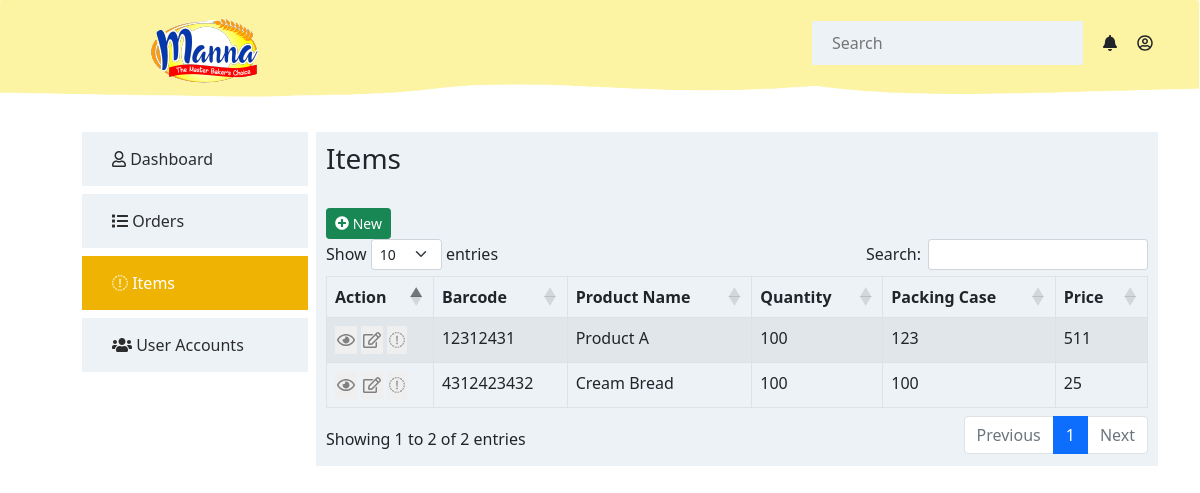
Page /pages/admin/items.php on the committed database.
### tables this page shows
CREATE TABLE `products` (
  `product_id` int(11) NOT NULL,
  `barcode` varchar(255) NOT NULL,
  `product_name` varchar(255) NOT NULL,
  `size` varchar(255) NOT NULL,
  `packing_case` int(11) NOT NULL,
  `price` float NOT NULL,
  `product_img` text NOT NULL,
  `category` varchar(255) DEFAULT NULL
);

### pages/admin/items.php (the view, shortened to what this page needs)
<?php include('includes/header.php') ?>
<link rel="stylesheet" href="../../stylesheet/items.css">
<link rel="stylesheet" href="../../stylesheet/upload.css">
<body>
    <div class="header_bg">
        <img src="../../assets/img/header.png" id="header" alt="">
    </div>
    <header>
        <div class="logo">
            <a href="../../home.php">
                <img src="../../assets/logo/logo_transparent.png" alt="">
            </a>
        </div>
        <ul id="pro_ul">
            <li> <input type="text" placeholder="Search"></li>
            <li><i class="fa fa-bell"></i></li>
            <li><i class="far fa-user-circle"></i></li>
        </ul>
    </header>
    <br>
    <div class="container">
        <div class="box">
            <div class="side_nav">
                <ul class="nav_outer">
                    <a href="dashboard.php">
                        <li><i class="far fa-user"></i> Dashboard</li>
                    </a>
                    <a href="orders.php">
                        <li><i class="fa fa-list"></i> Orders</li>
                    </a>
                    <a href="items.php">
                        <li id="active_section"><i class="far fa-sitemap"></i> Items</li>
                    </a>
                    <a href="user_accounts.php">
                        <li><i class="fa fa-users"></i> User Accounts</li>
                    </a>
                </ul>
            </div>
            <link rel="stylesheet"
                href="https://cdnjs.cloudflare.com/ajax/libs/twitter-bootstrap/5.1.3/css/bootstrap.min.css">
            <link rel="stylesheet" href="https://cdn.datatables.net/1.12.1/css/dataTables.bootstrap5.min.css">
            <link rel="stylesheet" href="https://cdn.datatables.net/buttons/2.2.3/css/buttons.bootstrap5.min.css">
            <div class="my_profile">
                <h3>Items</h3>
                <br>
                <button type="button" class="btn btn-success btn-sm add_new" data-bs-toggle="modal"
                    data-bs-target="#addItem"><i class="fa fa-plus-circle"></i> New</button>
                <div class="overflow-x">
                    <table id="example" class="table table-striped table-bordered" style="width:100%">
                        <?php $record  = mysqli_query($con, "SELECT * from products ORDER BY product_id "); ?>
                        <thead>
                            <tr>
                                <th>Action</th>
                                <th>Barcode</th>
                                <th>Product Name</th>
                                <th>Quantity</th>
                                <th>Packing Case</th>
                                <th>Price</th>
                            </tr>
                        </thead>
                        <tbody>
                            <?php while ($row = mysqli_fetch_array($record)) { ?>
                            <tr>
                                <td>
                                    <button><i class="far fa-eye"></i></button>
                                    <button><i class="far fa-edit"></i></button>
                                    <button><i class="far fa-trash"></i></button>
                                </td>
                                <td><?php echo $row['barcode']; ?> </td>
                                <td><?php echo $row['product_name']; ?> </td>
                                <td>100</td>
                                <td><?php echo $row['packing_case']; ?> </td>
                                <td><?php echo $row['price']; ?> </td>
                            </tr>
                            <?php }?>
                        </tbody>
                    </table>
                </div>
            </div>
        </div>
    </div>
    <br>
</body>
</html>

### stylesheet/main.css (style rules this page uses)
*, *::before, *::after { padding: 0; margin: 0; box-sizing: border-box; }
body { font-family: 'DM Sans', sans-serif; }
button, input { font-family: 'DM Sans', sans-serif; }
.container, .container_ { width: 80%; margin: auto; margin-bottom: 10px; }
#active_section { color: rgb(255, 255, 255); background: rgb(239, 180, 3); }

### stylesheet/header.css (style rules this page uses)
.header_bg #header { width: 100%; height: 100px; }
header { display: flex; justify-content: space-between; position: absolute; top: 0; width: 100%; padding: 18px 150px; }
header ul { display: flex; justify-content: space-around; align-items: center; width: 450px; }
header #pro_ul { display: flex; justify-content: space-around; align-items: center; width: 280px; }
ul li { list-style-type: none; }
header ul li input[type="text"] { border: none; outline: none; padding: 10px 20px; background: #edf2f7; }
#pro_ul li { padding: 2px 10px; }

### stylesheet/items.css (style rules this page uses)
.box { display: flex; }
.side_nav { flex: 1; }
.nav_outer a { text-decoration: none; color: rgb(44, 44, 44); }
.nav_outer li { margin: 8px; background: #edf2f7; padding: 15px 5px 15px 30px; cursor: pointer; transition: all 0.3s ease; }
.my_profile { flex: 3; margin: 8px 0; background: #edf2f7; padding: 10px; }
table td button { border: none; padding: 2px; color: grey; }

### rows in the picture
products: barcode "12312431", product_name "Product A", packing_case "123", price "511"
products: barcode "4312423432", product_name "Cream Bread", packing_case "100", price "25"
